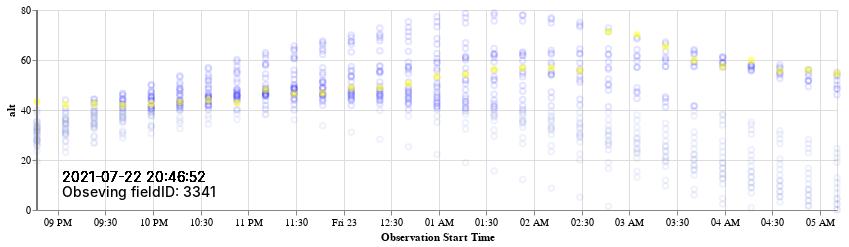

Notebook source saved alongside this figure:
### Code cell
alts

### Figure 1 — Vega-Lite specification as saved in the notebook (floating-point values rounded to 4 significant figures; data arrays with more than 128 entries replaced by an {"elided": "..."} marker saying what was removed)
{"config": {"view": {"continuousWidth": 400, "continuousHeight": 300}}, "layer": [{"mark": "point", "encoding": {"color": {"type": "nominal", "field": "fieldStatus", "scale": {"domain": ["Observing", "Available", "Unavailable"], "range": ["yellow", "blue", "#6E7DDB"]}, "sort": "descending"}, "opacity": {"condition": {"value": 1, "selection": "selector036"}, "value": 0.1}, "x": {"type": "temporal", "field": "Observation Start Time"}, "y": {"type": "quantitative", "field": "alt"}}, "selection": {"selector035": {"type": "single", "on": "mouseover", "nearest": true, "empty": "none", "fields": ["time_step_id"], "init": {"time_step_id": 0}}, "selector036": {"type": "multi", "on": "click", "fields": ["fieldID"], "empty": "none"}}, "transform": [{"filter": "datum.fieldStatus != \"Observing\""}]}, {"mark": {"type": "point", "filled": true}, "encoding": {"color": {"type": "nominal", "field": "fieldStatus", "legend": null, "scale": {"domain": ["Observing", "Available", "Unavailable"], "range": ["yellow", "blue", "#6E7DDB"]}, "sort": "descending"}, "opacity": {"condition": {"value": 1, "selection": "selector036"}, "value": 0.5}, "size": {"condition": {"value": 200, "selection": "selector036"}, "value": 50}, "x": {"type": "temporal", "field": "Observation Start Time"}, "y": {"type": "quantitative", "field": "alt"}}, "transform": [{"filter": "datum.fieldStatus == \"Observing\""}]}, {"mark": "line", "encoding": {"color": {"type": "nominal", "field": "fieldID", "scale": {"domain": {"elided": "822 str values"}, "range": ["#000000", "#000000", "#000000", "#000000", "#000000", "#000000", "#000000", "#000000", "#000000", "#000000", "#000000", "#000000", "#000000", "#000000", "#000000", "#000000", "#000000", "#000000", "#000000", "#000000", "#000000", "#000000", "#000000", "#000000", "#000000", "#000000", "#000000", "#000000", "#000000"]}}, "x": {"type": "temporal", "field": "Observation Start Time"}, "y": {"type": "quantitative", "field": "alt"}}, "transform": [{"filter": "datum.fieldStatus == \"Observing\""}]}, {"mark": {"type": "rule", "color": "#777777"}, "encoding": {"x": {"type": "temporal", "field": "Observation Start Time"}}, "transform": [{"filter": {"selection": "selector035"}}]}, {"mark": {"type": "text", "align": "left", "baseline": "bottom", "dx": -375, "dy": 75, "fontSize": 14, "fontWeight": 300}, "encoding": {"text": {"type": "temporal", "field": "Observation Start Time", "format": "%Y-%m-%d %H:%M:%S"}}, "transform": [{"filter": {"selection": "selector035"}}]}, {"mark": {"type": "text", "align": "left", "baseline": "bottom", "dx": -375, "dy": 90, "fontSize": 14, "fontWeight": 500}, "encoding": {"text": {"type": "nominal", "field": "fieldID"}}, "transform": [{"calculate": "\"Obseving fieldID: \" + datum.fieldID", "as": "fieldID"}, {"filter": {"selection": "selector035"}}, {"filter": "datum.fieldStatus == \"Observing\""}]}], "data": {"name": "data-9c50700ad9cf2bad1d75d9d364b62ca9"}, "height": 200, "width": 800, "$schema": "https://vega.github.io/schema/vega-lite/v4.8.1.json", "datasets": {"data-9c50700ad9cf2bad1d75d9d364b62ca9": {"elided": "822 records"}}}
